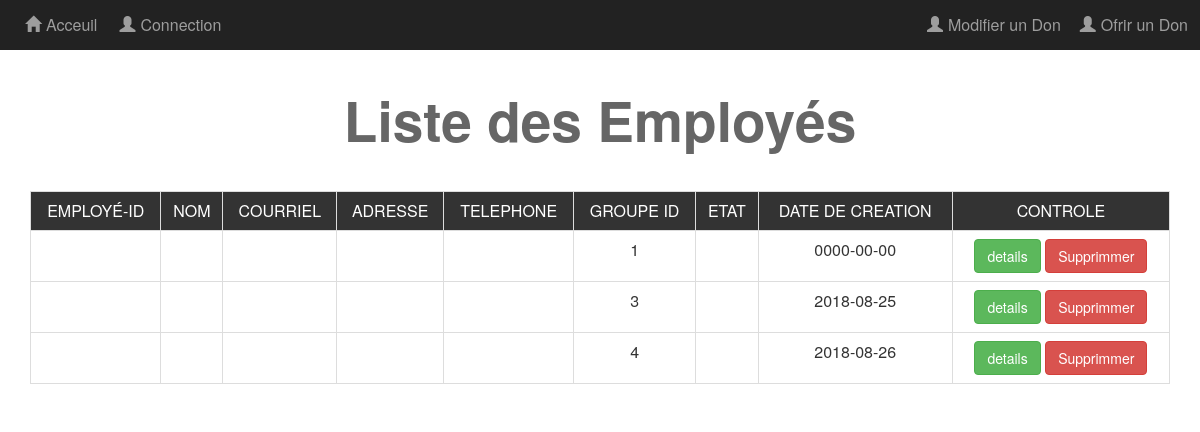
Before: /vues/LesMembres.php with the older database file.
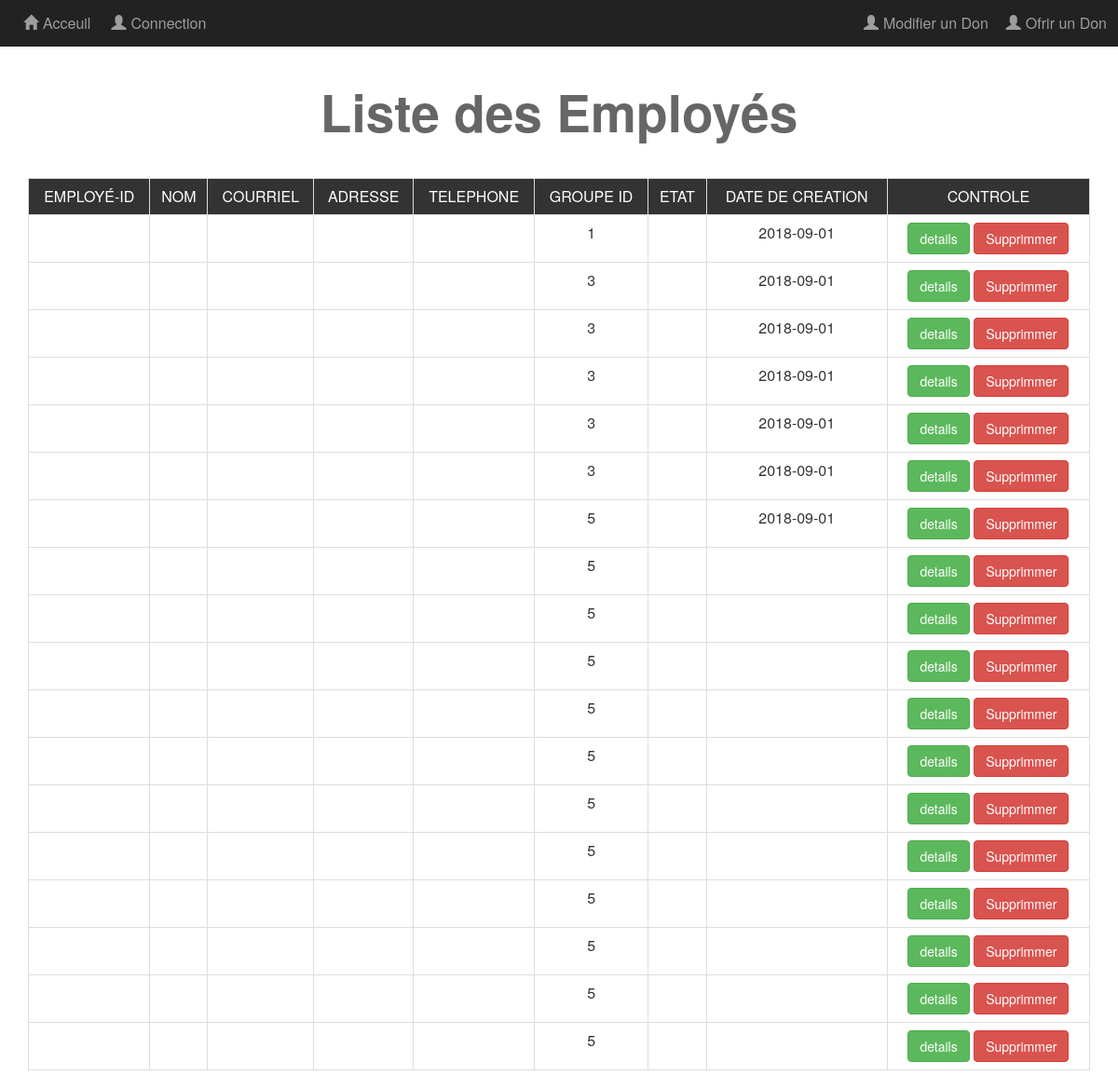
After: the same page with the newer database file.
### tables this page shows
CREATE TABLE `membre` (
  `ID` int(11) NOT NULL,
  `NOM` varchar(255) NOT NULL,
  `COURRIEL` varchar(255) NOT NULL,
  `ADRESSE` varchar(255) NOT NULL,
  `TELEPHONE` varchar(255) NOT NULL,
  `MOT_DE_PASSE` varchar(255) DEFAULT NULL,
  `ACTIF` tinyint(1) NOT NULL DEFAULT '1',
  `GROUP_ID` int(8) DEFAULT NULL,
  `DATE_CREATION` date DEFAULT NULL,
  `NUM_JETON` tinyint(2) NOT NULL DEFAULT '0'
);

### modeles/config/MembreDAO_class.php (called while the page is built, shortened)
<?php
class MembreDAO
{
	public function findAll_Membres()
	{
		try
		{
			$conn = Database::getInstance();
            $res = $conn->prepare("SELECT * FROM membre");
            $res->execute();
            $rows = $res->fetchAll();
			return $rows;
		} catch (PDOException $e) {
		    print "Error!: " . $e->getMessage() . "<br/>";
		    return $rows;
		}
	}
}
?>

### vues/LesMembres.php (the view, shortened to what this page needs)
<?php
require_once('../modeles/config/MembreDAO_class.php');
    $pageTitle = "Les employés";
    include('header.php');
    include('navBar.php');
?>
<h1 class="text-center">Liste des Employés</h1>
<div class="container">
   <div class="table-responsive">
      <table class=" membres-table text-center table table-bordered">
          <tr>
              <td>EMPLOYÉ-ID</td>
              <td>NOM</td>
              <td>COURRIEL</td>
              <td>ADRESSE</td>
              <td>TELEPHONE</td>
              <td>GROUPE ID</td>
              <td>ETAT</td>
              <td>DATE DE CREATION</td>
              <td>CONTROLE</td>
          </tr>
<?php
          $dao = new MembreDAO();
          $tab_emp = $dao->findAll_Membres();
           foreach($tab_emp as $ligne)
             {
                echo "<tr>";
                   echo "<td>".$ligne['MEMBRE_ID']."</td>";
                   echo "<td>".$ligne['MEMBRE_NAME']."</td>";
                   echo "<td>".$ligne['MEMBRE_EMAIL']."</td>";
                   echo "<td>".$ligne['MEMBRE_ADRESS']."</td>";
                   echo "<td>".$ligne['MEMBRE_TEL']."</td>";
                   echo "<td>".$ligne['GROUP_ID']."</td>";
                   echo "<td>".$ligne['PENDING']."</td>";
                   echo "<td>".$ligne['DATE_CREATION']."</td>";
                   echo "<td>
                            <a href='EditMembre.php?do=Edit&membreid=".$ligne['MEMBRE_ID']."'". "class='btn btn-success'>details</a>
                            <a href='../controleurs/Controle_DeleteUser.php?membreid=".$ligne['MEMBRE_ID']."'"."class='btn btn-danger confirm'>Supprimmer</a>
                         </td>";
              echo "<tr>";
             }
?>
      </table>
   </div>
</div>
<?php include('footer.php') ?>

### vues/header.php (shortened to what this page needs)
<?php
if($pageTitle == "La page Index")
     $cheminCSS = 'styles-CSS/';
else
     $cheminCSS = '../styles-CSS/';
?>
<!DOCTYPE html>
<html lang="en">
<head>
    <link rel="stylesheet" href="<?php echo $cheminCSS ?>bootstrap.min.css">
    <link rel="stylesheet" href="<?php echo $cheminCSS ?>font-awesome.min.css">
    <link rel="stylesheet" href="<?php echo $cheminCSS ?>NavBarCSS.css">
    <link rel="stylesheet" href="<?php echo $cheminCSS ?>Page-damin_CSS.css">
    <link rel="stylesheet" href="<?php echo $cheminCSS ?>PageMembres_CSS.css">
</head>
<body>

### vues/navBar.php (shortened to what this page needs)
<?php
  if($pageTitle == "La page Index")
  {
	  $cheminAccueil = '';
	  $chemin = 'vues/';
  }
  else
  {
	  $cheminAccueil = '../index.php';
	  $chemin = '';
  }
?>
<div class="navbar">
    <div class="navbar-inverse navbar-fixed-top">
		<div class="container-fluid">
			<div class="navbar-header">
				<a class="navbar-brand" href="<?php echo $cheminAccueil ?>"><span class="glyphicon glyphicon-home"></span>Acceuil</a>
			</div>
			<div class="collapse navbar-collapse" id="app-nav">
				<ul class='nav navbar-nav navbar-right'>
					<li><a href='<?php echo $chemin; ?>CreateDon.php'><span class='glyphicon glyphicon-user'></span>Ofrir un Don</a></li>
				</ul>
				<ul class='nav navbar-nav navbar-right'>
					<li><a href='#'><span class='glyphicon glyphicon-user'></span>Modifier un Don</a></li>
				</ul>
				<?php
				    if( $_SESSION['courriel'] == '' )
				        {
						  echo " <ul class='nav navbar-nav'>
							        <li><a href='".$chemin."connexion.php'><span class='glyphicon glyphicon-user'></span>Connection</a></li>
						         </ul>";
					   }
				?>
			</div>
		</div>
    </div>
</div>

### vues/footer.php (shortened to what this page needs)
</body>
</html>

### styles-CSS/NavBarCSS.css (style rules this page uses)
body { font-size: 16px; }
.navbar { margin-bottom:0; }
.nav>li>a, .navbar-bran { padding: 15px 12px; }
.navbar-brand { font-size: 1em; }
.glyphicon { right:5px }

### styles-CSS/Page-damin_CSS.css (style rules this page uses)
h1 { font-size:55px; margin:40px 0; font-weight: bold; color:#666; }

### styles-CSS/PageMembres_CSS.css (style rules this page uses)
.membres-table tr:first-child td { background-color: #333; color:#fff; }

Changed rows visible on the page:
removed membre: GROUP_ID "4", DATE_CREATION "2018-08-26"
changed membre (number 1 of 18 on the later page): DATE_CREATION "0000-00-00" → "2018-09-01"
changed membre (number 2 of 18 on the later page): DATE_CREATION "2018-08-25" → "2018-09-01"
added membre: GROUP_ID "3", DATE_CREATION "2018-09-01"
added membre: GROUP_ID "3", DATE_CREATION "2018-09-01"
added membre: GROUP_ID "3", DATE_CREATION "2018-09-01"
added membre: GROUP_ID "3", DATE_CREATION "2018-09-01"
added membre: GROUP_ID "5", DATE_CREATION "2018-09-01"
added membre: GROUP_ID "5"
added membre: GROUP_ID "5"
added membre: GROUP_ID "5"
added membre: GROUP_ID "5"
added membre: GROUP_ID "5"
added membre: GROUP_ID "5"
added membre: GROUP_ID "5"
added membre: GROUP_ID "5"
added membre: GROUP_ID "5"
added membre: GROUP_ID "5"
added membre: GROUP_ID "5"
